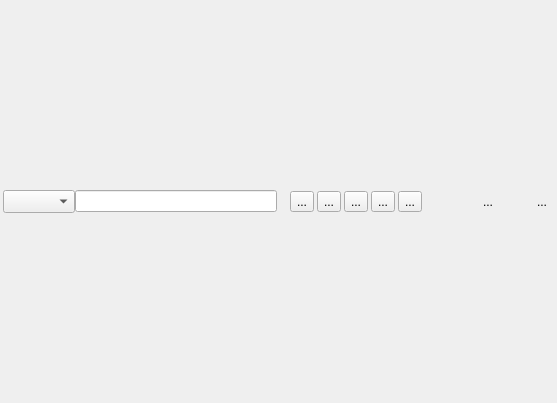
<?xml version="1.0" encoding="UTF-8"?>
<ui version="4.0">
 <class>ScanPopup</class>
 <widget class="QMainWindow" name="ScanPopup">
  <property name="geometry">
   <rect>
    <x>0</x>
    <y>0</y>
    <width>557</width>
    <height>403</height>
   </rect>
  </property>
  <property name="windowTitle">
   <string>Dialog</string>
  </property>
  <widget class="QWidget" name="centralWidget">
   <property name="minimumSize">
    <size>
     <width>280</width>
     <height>100</height>
    </size>
   </property>
   <layout class="QHBoxLayout" name="horizontalLayout_222">
    <property name="leftMargin">
     <number>0</number>
    </property>
    <property name="topMargin">
     <number>0</number>
    </property>
    <property name="rightMargin">
     <number>0</number>
    </property>
    <property name="bottomMargin">
     <number>0</number>
    </property>
    <item>
     <widget class="QFrame" name="outerFrame">
      <property name="frameShape">
       <enum>QFrame::NoFrame</enum>
      </property>
      <property name="frameShadow">
       <enum>QFrame::Raised</enum>
      </property>
      <property name="lineWidth">
       <number>0</number>
      </property>
      <layout class="QVBoxLayout" name="mainLayout">
       <property name="spacing">
        <number>3</number>
       </property>
       <property name="leftMargin">
        <number>3</number>
       </property>
       <property name="topMargin">
        <number>3</number>
       </property>
       <property name="rightMargin">
        <number>3</number>
       </property>
       <property name="bottomMargin">
        <number>3</number>
       </property>
       <item>
        <layout class="QHBoxLayout" name="horizontalLayout_3">
         <item>
          <layout class="QHBoxLayout" name="horizontalLayout">
           <property name="spacing">
            <number>0</number>
           </property>
           <item>
            <widget class="GroupComboBox" name="groupList">
             <property name="sizePolicy">
              <sizepolicy hsizetype="Fixed" vsizetype="Preferred">
               <horstretch>0</horstretch>
               <verstretch>0</verstretch>
              </sizepolicy>
             </property>
             <property name="sizeAdjustPolicy">
              <enum>QComboBox::AdjustToContents</enum>
             </property>
            </widget>
           </item>
           <item>
            <widget class="TranslateBox" name="translateBox">
             <property name="sizePolicy">
              <sizepolicy hsizetype="MinimumExpanding" vsizetype="Fixed">
               <horstretch>0</horstretch>
               <verstretch>0</verstretch>
              </sizepolicy>
             </property>
            </widget>
           </item>
          </layout>
         </item>
         <item>
          <layout class="QHBoxLayout" name="horizontalLayout_2">
           <item>
            <widget class="QLabel" name="queryError">
             <property name="enabled">
              <bool>true</bool>
             </property>
             <property name="text">
              <string/>
             </property>
             <property name="pixmap">
              <pixmap resource="resources.qrc">:/icons/warning.png</pixmap>
             </property>
            </widget>
           </item>
           <item>
            <widget class="QToolButton" name="goBackButton">
             <property name="toolTip">
              <string>Back</string>
             </property>
             <property name="text">
              <string>...</string>
             </property>
             <property name="icon">
              <iconset resource="resources.qrc">
               <normaloff>:/icons/previous.svg</normaloff>:/icons/previous.svg</iconset>
             </property>
            </widget>
           </item>
           <item>
            <widget class="QToolButton" name="goForwardButton">
             <property name="toolTip">
              <string>Forward</string>
             </property>
             <property name="text">
              <string>...</string>
             </property>
             <property name="icon">
              <iconset resource="resources.qrc">
               <normaloff>:/icons/next.svg</normaloff>:/icons/next.svg</iconset>
             </property>
            </widget>
           </item>
           <item>
            <widget class="QToolButton" name="pronounceButton">
             <property name="toolTip">
              <string>Pronounce Word (Alt+S)</string>
             </property>
             <property name="text">
              <string>...</string>
             </property>
             <property name="icon">
              <iconset resource="resources.qrc">
               <normaloff>:/icons/playsound.png</normaloff>:/icons/playsound.png</iconset>
             </property>
             <property name="shortcut">
              <string>Alt+S</string>
             </property>
             <property name="autoRaise">
              <bool>false</bool>
             </property>
            </widget>
           </item>
           <item>
            <widget class="QToolButton" name="sendWordButton">
             <property name="toolTip">
              <string>Send word to main window (Alt+W)</string>
             </property>
             <property name="text">
              <string notr="true">...</string>
             </property>
             <property name="icon">
              <iconset resource="resources.qrc">
               <normaloff>:/icons/programicon.png</normaloff>:/icons/programicon.png</iconset>
             </property>
             <property name="shortcut">
              <string>Alt+W</string>
             </property>
            </widget>
           </item>
           <item>
            <widget class="QToolButton" name="sendWordToFavoritesButton">
             <property name="toolTip">
              <string>Add word to Favorites (Ctrl+E)</string>
             </property>
             <property name="text">
              <string notr="true">...</string>
             </property>
             <property name="icon">
              <iconset resource="resources.qrc">
               <normaloff>:/icons/star.svg</normaloff>:/icons/star.svg</iconset>
             </property>
             <property name="shortcut">
              <string notr="true">Ctrl+E</string>
             </property>
            </widget>
           </item>
           <item>
            <spacer name="horizontalSpacer">
             <property name="orientation">
              <enum>Qt::Horizontal</enum>
             </property>
             <property name="sizeHint" stdset="0">
              <size>
               <width>0</width>
               <height>20</height>
              </size>
             </property>
            </spacer>
           </item>
           <item>
            <widget class="QToolButton" name="showDictionaryBar">
             <property name="toolTip">
              <string>Shows or hides the dictionary bar</string>
             </property>
             <property name="text">
              <string>...</string>
             </property>
             <property name="icon">
              <iconset resource="resources.qrc">
               <normaloff>:/icons/bookcase.png</normaloff>:/icons/bookcase.png</iconset>
             </property>
             <property name="checkable">
              <bool>true</bool>
             </property>
             <property name="checked">
              <bool>false</bool>
             </property>
             <property name="autoRaise">
              <bool>true</bool>
             </property>
            </widget>
           </item>
           <item>
            <widget class="QToolButton" name="onTopButton">
             <property name="toolTip">
              <string>Always stay on top of all other windows</string>
             </property>
             <property name="text">
              <string notr="true"/>
             </property>
             <property name="icon">
              <iconset resource="resources.qrc">
               <normaloff>:/icons/ontop.png</normaloff>:/icons/ontop.png</iconset>
             </property>
             <property name="checkable">
              <bool>true</bool>
             </property>
             <property name="autoRaise">
              <bool>true</bool>
             </property>
            </widget>
           </item>
           <item>
            <widget class="QToolButton" name="pinButton">
             <property name="toolTip">
              <string>Use this to pin down the window so it would stay on screen,
could be resized or managed in other ways.</string>
             </property>
             <property name="text">
              <string>...</string>
             </property>
             <property name="icon">
              <iconset resource="resources.qrc">
               <normaloff>:/icons/pushpin.png</normaloff>:/icons/pushpin.png</iconset>
             </property>
             <property name="checkable">
              <bool>true</bool>
             </property>
             <property name="autoRaise">
              <bool>true</bool>
             </property>
            </widget>
           </item>
          </layout>
         </item>
        </layout>
       </item>
      </layout>
     </widget>
    </item>
   </layout>
  </widget>
 </widget>
 <customwidgets>
  <customwidget>
   <class>GroupComboBox</class>
   <extends>QComboBox</extends>
   <header>groupcombobox.hh</header>
  </customwidget>
  <customwidget>
   <class>TranslateBox</class>
   <extends>QLineEdit</extends>
   <header>translatebox.hh</header>
  </customwidget>
 </customwidgets>
 <resources>
  <include location="resources.qrc"/>
 </resources>
 <connections/>
</ui>
